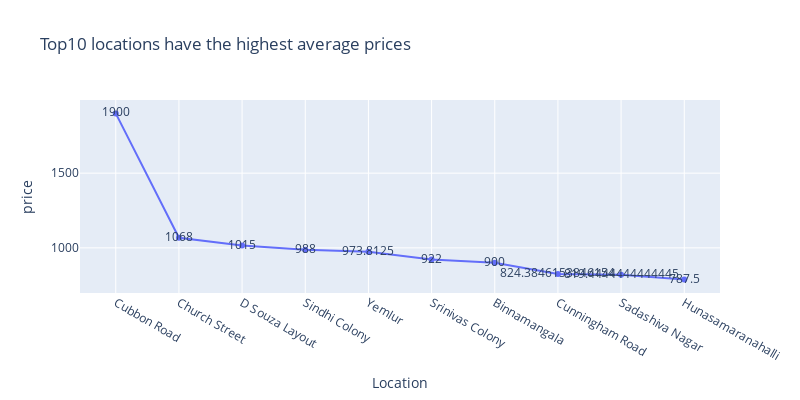

The cell this chart's notebook holds for it:
### Code cell
fig=go.Figure(go.Scatter(x=mean_price_top10['location'],y=mean_price_top10['price'],mode='text+markers+lines',text=mean_price_top10['price']))
fig.update_layout(title='Top10 locations have the highest average prices', xaxis_title='Location', yaxis_title='price',width=800,height=400)
fig.show()

### Figure 1 — Plotly figure (JSON) as saved in the notebook; plotly's stock layout.template omitted (floating-point values rounded to 4 significant figures)
{"data": [{"mode": "text+markers+lines", "text": [1900, 1068, 1015, 988, 973.8, 922, 900, 824.4, 819.4, 787.5], "type": "scatter", "x": ["Cubbon Road", "Church Street", "D Souza Layout", "Sindhi Colony", "Yemlur", "Srinivas Colony", "Binnamangala", "Cunningham Road", "Sadashiva Nagar", "Hunasamaranahalli"], "y": [1900, 1068, 1015, 988, 973.8, 922, 900, 824.4, 819.4, 787.5]}], "layout": {"height": 400, "title": {"text": "Top10 locations have the highest average prices"}, "width": 800, "xaxis": {"title": {"text": "Location"}}, "yaxis": {"title": {"text": "price"}}}}
